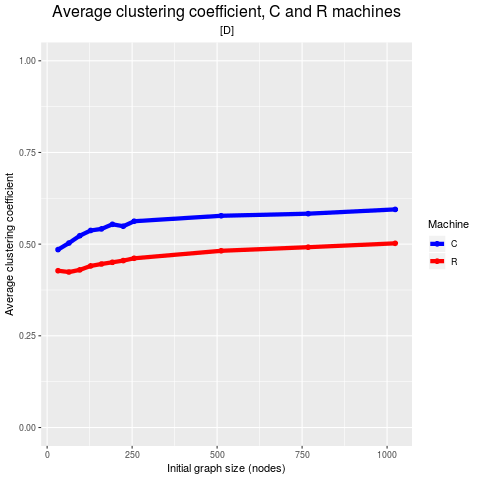

Reproduce this figure in R.
# Average average clustering coefficient, C vs R machines, all initial graph sizes
# (depends on the 'sdavgs' table [avg-sd.sql])
#
p <- ggplot(data=sdavgs) +
    geom_line(
        mapping=aes(x=initnrnodes, y=aavgclustcoef, color=machinetype),
        size=2
    ) +
    geom_point(
        mapping=aes(x=initnrnodes, y=aavgclustcoef, color=machinetype),
        size=2
    ) +
    scale_color_manual(values=c("blue", "red")) +
    theme(
        plot.title = element_text(hjust = 0.5, size=16),
        plot.subtitle = element_text(hjust = 0.5),
        legend.title.align = 0.5
    ) +
    labs(
        title=paste("Average clustering coefficient, C and R machines"),
        subtitle=paste("[D]"),
        x="Initial graph size (nodes)",
        y="Average clustering coefficient"
    ) +
    labs(color="Machine") +
    coord_cartesian(ylim=c(0, 1.0))
print(p)
dev.copy(png, filename="figD.png")
dev.off()
